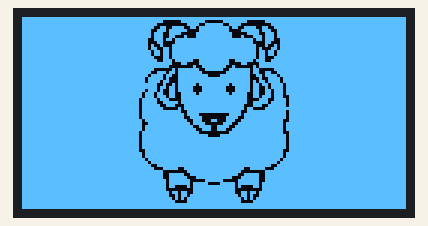
Recording of a sketch running on a simulated Arduino Uno, built with avr-gcc and run on an emulated ATmega328P. Shown: 128×64 one-colour display.

Above: at 0.1 s.

The sketch:

bart.ino
```cpp
#include <SPI.h>
#include <Wire.h>
#include <Adafruit_GFX.h>
#include <Adafruit_SSD1306.h>

#define SCREEN_WIDTH 128  // OLED display width, in pixels
#define SCREEN_HEIGHT 64  // OLED display height, in pixels

// Declaration for SSD1306 display connected using I2C
#define OLED_RESET -1  // Reset pin # (or -1 if sharing Arduino reset pin)
#define SCREEN_ADDRESS 0x3C
Adafruit_SSD1306 display(SCREEN_WIDTH, SCREEN_HEIGHT, &Wire, OLED_RESET);

// Declaration for SSD1306 display connected using software SPI:
//#define OLED_MOSI   9
//#define OLED_CLK   10
//#define OLED_DC    11
//#define OLED_CS    12
//#define OLED_RESET 13
//Adafruit_SSD1306 display(SCREEN_WIDTH, SCREEN_HEIGHT, OLED_MOSI, OLED_CLK, OLED_DC, OLED_RESET, OLED_CS);

// Bitmap of Bart's Avatar
const unsigned char flyingsheep [] PROGMEM = {
	0xff, 0xff, 0xff, 0xff, 0xff, 0xff, 0xff, 0xff, 0xff, 0xff, 0xff, 0xff, 0xff, 0xff, 0xff, 0xff,
	0xff, 0xff, 0xff, 0xff, 0xff, 0xfe, 0x07, 0xf8, 0x1f, 0xe0, 0x7f, 0xff, 0xff, 0xff, 0xff, 0xff,
	0xff, 0xff, 0xff, 0xff, 0xff, 0xf8, 0x01, 0xe7, 0xe7, 0x80, 0x1f, 0xff, 0xff, 0xff, 0xff, 0xff,
	0xff, 0xff, 0xff, 0xff, 0xff, 0xf3, 0x3c, 0xdf, 0xfb, 0x3c, 0xcf, 0xff, 0xff, 0xff, 0xff, 0xff,
	0xff, 0xff, 0xff, 0xff, 0xff, 0xe7, 0x7e, 0x1f, 0xf8, 0x7e, 0xe7, 0xff, 0xff, 0xff, 0xff, 0xff,
	0xff, 0xff, 0xff, 0xff, 0xff, 0xee, 0x78, 0x3f, 0xfc, 0x1e, 0x77, 0xff, 0xff, 0xff, 0xff, 0xff,
	0xff, 0xff, 0xff, 0xff, 0xff, 0xee, 0x62, 0x3f, 0xfc, 0x47, 0x77, 0xff, 0xff, 0xff, 0xff, 0xff,
	0xff, 0xff, 0xff, 0xff, 0xff, 0xce, 0xdf, 0xff, 0xff, 0xfb, 0x73, 0xff, 0xff, 0xff, 0xff, 0xff,
	0xff, 0xff, 0xff, 0xff, 0xff, 0xc6, 0x1f, 0xff, 0xff, 0xf8, 0x63, 0xff, 0xff, 0xff, 0xff, 0xff,
	0xff, 0xff, 0xff, 0xff, 0xff, 0xd2, 0x3f, 0xff, 0xff, 0xfc, 0x4b, 0xff, 0xff, 0xff, 0xff, 0xff,
	0xff, 0xff, 0xff, 0xff, 0xff, 0xd9, 0xbf, 0xff, 0xff, 0xfd, 0x1b, 0xff, 0xff, 0xff, 0xff, 0xff,
	0xff, 0xff, 0xff, 0xff, 0xff, 0xed, 0xbf, 0xff, 0xff, 0xfd, 0xb7, 0xff, 0xff, 0xff, 0xff, 0xff,
	0xff, 0xff, 0xff, 0xff, 0xff, 0xed, 0xbf, 0xff, 0xff, 0xfd, 0xb7, 0xff, 0xff, 0xff, 0xff, 0xff,
	0xff, 0xff, 0xff, 0xff, 0xff, 0xf1, 0xbf, 0xff, 0xff, 0xfd, 0x8f, 0xff, 0xff, 0xff, 0xff, 0xff,
	0xff, 0xff, 0xff, 0xff, 0xff, 0xf9, 0xdf, 0x9f, 0xf9, 0xfb, 0x9f, 0xff, 0xff, 0xff, 0xff, 0xff,
	0xff, 0xff, 0xff, 0xff, 0xff, 0xff, 0xc6, 0x1f, 0xf8, 0x61, 0xff, 0xff, 0xff, 0xff, 0xff, 0xff,
	0xff, 0xff, 0xff, 0xff, 0xff, 0xff, 0x80, 0x4f, 0xf2, 0x05, 0xff, 0xff, 0xff, 0xff, 0xff, 0xff,
	0xff, 0xff, 0xff, 0xff, 0xff, 0xf0, 0x2f, 0xe7, 0xe7, 0xf6, 0x0f, 0xff, 0xff, 0xff, 0xff, 0xff,
	0xff, 0xff, 0xff, 0xff, 0xff, 0xe7, 0x6f, 0xf0, 0x0f, 0xf6, 0x67, 0xff, 0xff, 0xff, 0xff, 0xff,
	0xff, 0xff, 0xff, 0xff, 0xff, 0xde, 0xcf, 0xfc, 0x3f, 0xf3, 0x7b, 0xff, 0xff, 0xff, 0xff, 0xff,
	0xff, 0xff, 0xff, 0xff, 0xff, 0xbe, 0x8f, 0xff, 0xff, 0xf1, 0x3d, 0xff, 0xff, 0xff, 0xff, 0xff,
	0xff, 0xff, 0xff, 0xff, 0xff, 0xbd, 0x8f, 0xff, 0xff, 0xf5, 0xbd, 0xff, 0xff, 0xff, 0xff, 0xff,
	0xff, 0xff, 0xff, 0xff, 0xff, 0xf9, 0x2f, 0xdf, 0xfb, 0xf6, 0xde, 0xff, 0xff, 0xff, 0xff, 0xff,
	0xff, 0xff, 0xff, 0xff, 0xff, 0xfb, 0x6f, 0x8f, 0xf1, 0xf6, 0x5e, 0xff, 0xff, 0xff, 0xff, 0xff,
	0xff, 0xff, 0xff, 0xff, 0xff, 0xba, 0x6f, 0x8f, 0xf1, 0xf6, 0x6e, 0xff, 0xff, 0xff, 0xff, 0xff,
	0xff, 0xff, 0xff, 0xff, 0xff, 0x76, 0x67, 0xdf, 0xfb, 0xe6, 0x6e, 0xff, 0xff, 0xff, 0xff, 0xff,
	0xff, 0xff, 0xff, 0xff, 0xff, 0x77, 0x67, 0xff, 0xff, 0xe6, 0xee, 0x7f, 0xff, 0xff, 0xff, 0xff,
	0xff, 0xff, 0xff, 0xff, 0xfe, 0xfb, 0x87, 0xff, 0xff, 0xe1, 0xcf, 0x7f, 0xff, 0xff, 0xff, 0xff,
	0xff, 0xff, 0xff, 0xff, 0xfe, 0xf9, 0xf7, 0xff, 0xff, 0xe7, 0xdf, 0x7f, 0xff, 0xff, 0xff, 0xff,
	0xff, 0xff, 0xff, 0xff, 0xfe, 0xfc, 0xe3, 0xff, 0xff, 0xc7, 0x3f, 0x7f, 0xff, 0xff, 0xff, 0xff,
	0xff, 0xff, 0xff, 0xff, 0xfe, 0xfe, 0x0b, 0xff, 0xff, 0xd8, 0x7f, 0xff, 0xff, 0xff, 0xff, 0xff,
	0xff, 0xff, 0xff, 0xff, 0xfe, 0xff, 0xf9, 0xff, 0xff, 0x9f, 0xff, 0x7f, 0xff, 0xff, 0xff, 0xff,
	0xff, 0xff, 0xff, 0xff, 0xfe, 0xff, 0xfd, 0xe0, 0x07, 0xbf, 0xff, 0x7f, 0xff, 0xff, 0xff, 0xff,
	0xff, 0xff, 0xff, 0xff, 0xfe, 0xff, 0xfc, 0xf0, 0x0f, 0x3f, 0xff, 0x7f, 0xff, 0xff, 0xff, 0xff,
	0xff, 0xff, 0xff, 0xff, 0xff, 0x7f, 0xfe, 0x71, 0x8e, 0x7f, 0xfe, 0x7f, 0xff, 0xff, 0xff, 0xff,
	0xff, 0xff, 0xff, 0xff, 0xff, 0x3f, 0xff, 0x78, 0x1c, 0xff, 0xfe, 0xff, 0xff, 0xff, 0xff, 0xff,
	0xff, 0xff, 0xff, 0xff, 0xff, 0x7f, 0xff, 0x9e, 0x79, 0xff, 0xfe, 0xff, 0xff, 0xff, 0xff, 0xff,
	0xff, 0xff, 0xff, 0xff, 0xff, 0x7f, 0xff, 0xce, 0x73, 0xff, 0xfe, 0xff, 0xff, 0xff, 0xff, 0xff,
	0xff, 0xff, 0xff, 0xff, 0xfe, 0xff, 0xff, 0xe0, 0x07, 0xff, 0xfe, 0x7f, 0xff, 0xff, 0xff, 0xff,
	0xff, 0xff, 0xff, 0xff, 0xfe, 0xff, 0xff, 0xfc, 0x3f, 0xff, 0xff, 0x7f, 0xff, 0xff, 0xff, 0xff,
	0xff, 0xff, 0xff, 0xff, 0xfe, 0xff, 0xff, 0xff, 0xff, 0xff, 0xff, 0x7f, 0xff, 0xff, 0xff, 0xff,
	0xff, 0xff, 0xff, 0xff, 0xfe, 0xff, 0xff, 0xff, 0xff, 0xff, 0xff, 0x7f, 0xff, 0xff, 0xff, 0xff,
	0xff, 0xff, 0xff, 0xff, 0xfe, 0xff, 0xff, 0xff, 0xff, 0xff, 0xff, 0x7f, 0xff, 0xff, 0xff, 0xff,
	0xff, 0xff, 0xff, 0xff, 0xfe, 0xff, 0xff, 0xff, 0xff, 0xff, 0xff, 0x7f, 0xff, 0xff, 0xff, 0xff,
	0xff, 0xff, 0xff, 0xff, 0xfe, 0x7f, 0xff, 0xff, 0xff, 0xff, 0xfe, 0x7f, 0xff, 0xff, 0xff, 0xff,
	0xff, 0xff, 0xff, 0xff, 0xff, 0x7f, 0xff, 0xff, 0xff, 0xff, 0xfe, 0xff, 0xff, 0xff, 0xff, 0xff,
	0xff, 0xff, 0xff, 0xff, 0xff, 0x7f, 0xff, 0xff, 0xff, 0xff, 0xfe, 0xff, 0xff, 0xff, 0xff, 0xff,
	0xff, 0xff, 0xff, 0xff, 0xff, 0xbf, 0xff, 0xff, 0xff, 0xff, 0xfd, 0xff, 0xff, 0xff, 0xff, 0xff,
	0xff, 0xff, 0xff, 0xff, 0xff, 0xdf, 0xff, 0xff, 0xff, 0xff, 0xfb, 0xff, 0xff, 0xff, 0xff, 0xff,
	0xff, 0xff, 0xff, 0xff, 0xff, 0xe7, 0xff, 0xff, 0xff, 0xff, 0xe7, 0xff, 0xff, 0xff, 0xff, 0xff,
	0xff, 0xff, 0xff, 0xff, 0xff, 0xf1, 0xf3, 0xff, 0xff, 0xcf, 0x8f, 0xff, 0xff, 0xff, 0xff, 0xff,
	0xff, 0xff, 0xff, 0xff, 0xff, 0xfe, 0x01, 0xff, 0xff, 0x80, 0x7f, 0xff, 0xff, 0xff, 0xff, 0xff,
	0xff, 0xff, 0xff, 0xff, 0xff, 0xfe, 0x7c, 0xff, 0xff, 0x3e, 0x7f, 0xff, 0xff, 0xff, 0xff, 0xff,
	0xff, 0xff, 0xff, 0xff, 0xff, 0xfe, 0x7e, 0x3f, 0xfc, 0x7e, 0x7f, 0xff, 0xff, 0xff, 0xff, 0xff,
	0xff, 0xff, 0xff, 0xff, 0xff, 0xff, 0x7f, 0x07, 0xe0, 0xfe, 0x7f, 0xff, 0xff, 0xff, 0xff, 0xff,
	0xff, 0xff, 0xff, 0xff, 0xff, 0xff, 0x7f, 0x7c, 0x3e, 0xfe, 0xff, 0xff, 0xff, 0xff, 0xff, 0xff,
	0xff, 0xff, 0xff, 0xff, 0xff, 0xff, 0x61, 0x7f, 0xfe, 0x86, 0xff, 0xff, 0xff, 0xff, 0xff, 0xff,
	0xff, 0xff, 0xff, 0xff, 0xff, 0xff, 0x00, 0x7f, 0xfe, 0x00, 0xff, 0xff, 0xff, 0xff, 0xff, 0xff,
	0xff, 0xff, 0xff, 0xff, 0xff, 0xff, 0xb6, 0x7f, 0xfe, 0x6d, 0xff, 0xff, 0xff, 0xff, 0xff, 0xff,
	0xff, 0xff, 0xff, 0xff, 0xff, 0xff, 0x96, 0xff, 0xff, 0x69, 0xff, 0xff, 0xff, 0xff, 0xff, 0xff,
	0xff, 0xff, 0xff, 0xff, 0xff, 0xff, 0xd5, 0xff, 0xff, 0xab, 0xff, 0xff, 0xff, 0xff, 0xff, 0xff,
	0xff, 0xff, 0xff, 0xff, 0xff, 0xff, 0xe1, 0xff, 0xff, 0x87, 0xff, 0xff, 0xff, 0xff, 0xff, 0xff,
	0xff, 0xff, 0xff, 0xff, 0xff, 0xff, 0xff, 0xff, 0xff, 0xff, 0xff, 0xff, 0xff, 0xff, 0xff, 0xff,
	0xff, 0xff, 0xff, 0xff, 0xff, 0xff, 0xff, 0xff, 0xff, 0xff, 0xff, 0xff, 0xff, 0xff, 0xff, 0xff
};


void setup() {
  Serial.begin(9600);

  // initialize the OLED object
  if (!display.begin(SSD1306_SWITCHCAPVCC, SCREEN_ADDRESS)) {
    Serial.println(F("SSD1306 allocation failed"));
    for (;;)
      ;  // Don't proceed, loop forever
  }

  // Uncomment this if you are using SPI
  //if(!display.begin(SSD1306_SWITCHCAPVCC)) {
  //  Serial.println(F("SSD1306 allocation failed"));
  //  for(;;); // Don't proceed, loop forever
  //}

  // Clear the buffer.
  display.clearDisplay();

  // Display bitmap
  display.drawBitmap(0, 0, flyingsheep, 128, 64, WHITE);
  display.display();
}

void loop() {
}
```
